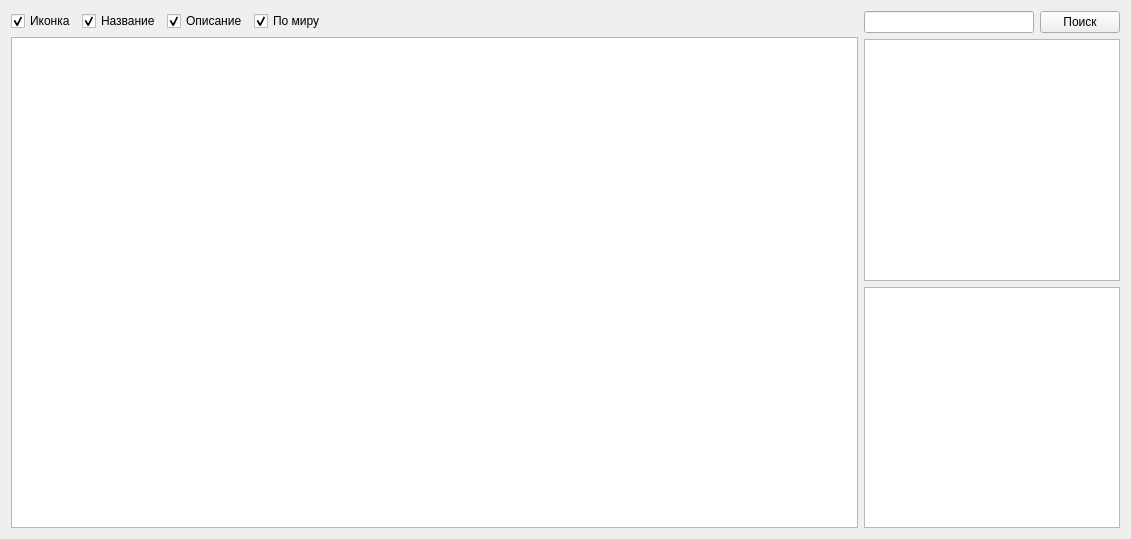
<?xml version="1.0" encoding="UTF-8"?>
<ui version="4.0">
 <class>FormAchievementsFriendsCompare</class>
 <widget class="QWidget" name="FormAchievementsFriendsCompare">
  <property name="geometry">
   <rect>
    <x>0</x>
    <y>0</y>
    <width>1131</width>
    <height>539</height>
   </rect>
  </property>
  <property name="windowTitle">
   <string>Form</string>
  </property>
  <layout class="QHBoxLayout" name="horizontalLayout_3">
   <item>
    <layout class="QVBoxLayout" name="verticalLayout">
     <item>
      <layout class="QHBoxLayout" name="horizontalLayout">
       <item>
        <widget class="QCheckBox" name="CheckBoxCompareIcon">
         <property name="text">
          <string>Иконка</string>
         </property>
         <property name="checked">
          <bool>true</bool>
         </property>
        </widget>
       </item>
       <item>
        <widget class="QCheckBox" name="CheckBoxCompareTitle">
         <property name="text">
          <string>Название</string>
         </property>
         <property name="checked">
          <bool>true</bool>
         </property>
        </widget>
       </item>
       <item>
        <widget class="QCheckBox" name="CheckBoxCompareDescription">
         <property name="text">
          <string>Описание</string>
         </property>
         <property name="checked">
          <bool>true</bool>
         </property>
        </widget>
       </item>
       <item>
        <widget class="QCheckBox" name="CheckBoxCompareTotalPercent">
         <property name="text">
          <string>По миру</string>
         </property>
         <property name="checked">
          <bool>true</bool>
         </property>
        </widget>
       </item>
       <item>
        <spacer name="horizontalSpacer_4">
         <property name="orientation">
          <enum>Qt::Horizontal</enum>
         </property>
         <property name="sizeHint" stdset="0">
          <size>
           <width>40</width>
           <height>20</height>
          </size>
         </property>
        </spacer>
       </item>
      </layout>
     </item>
     <item>
      <widget class="FreezeTableWidget" name="TableViewCompare">
       <property name="sizePolicy">
        <sizepolicy hsizetype="Expanding" vsizetype="Expanding">
         <horstretch>0</horstretch>
         <verstretch>0</verstretch>
        </sizepolicy>
       </property>
      </widget>
     </item>
    </layout>
   </item>
   <item>
    <layout class="QVBoxLayout" name="verticalLayout_2">
     <item>
      <layout class="QHBoxLayout" name="horizontalLayout_2">
       <item>
        <widget class="QLineEdit" name="lineEdit">
         <property name="sizePolicy">
          <sizepolicy hsizetype="Preferred" vsizetype="Fixed">
           <horstretch>0</horstretch>
           <verstretch>0</verstretch>
          </sizepolicy>
         </property>
        </widget>
       </item>
       <item>
        <widget class="QPushButton" name="pushButton">
         <property name="sizePolicy">
          <sizepolicy hsizetype="Maximum" vsizetype="Fixed">
           <horstretch>0</horstretch>
           <verstretch>0</verstretch>
          </sizepolicy>
         </property>
         <property name="text">
          <string>Поиск</string>
         </property>
        </widget>
       </item>
      </layout>
     </item>
     <item>
      <widget class="QListView" name="listView_2">
       <property name="sizePolicy">
        <sizepolicy hsizetype="Preferred" vsizetype="Expanding">
         <horstretch>0</horstretch>
         <verstretch>0</verstretch>
        </sizepolicy>
       </property>
      </widget>
     </item>
     <item>
      <widget class="QListView" name="listView">
       <property name="sizePolicy">
        <sizepolicy hsizetype="Preferred" vsizetype="Expanding">
         <horstretch>0</horstretch>
         <verstretch>0</verstretch>
        </sizepolicy>
       </property>
      </widget>
     </item>
    </layout>
   </item>
  </layout>
 </widget>
 <customwidgets>
  <customwidget>
   <class>FreezeTableWidget</class>
   <extends>QTableView</extends>
   <header>class\NotMine\freezetablewidget.h</header>
  </customwidget>
 </customwidgets>
 <resources/>
 <connections/>
</ui>
